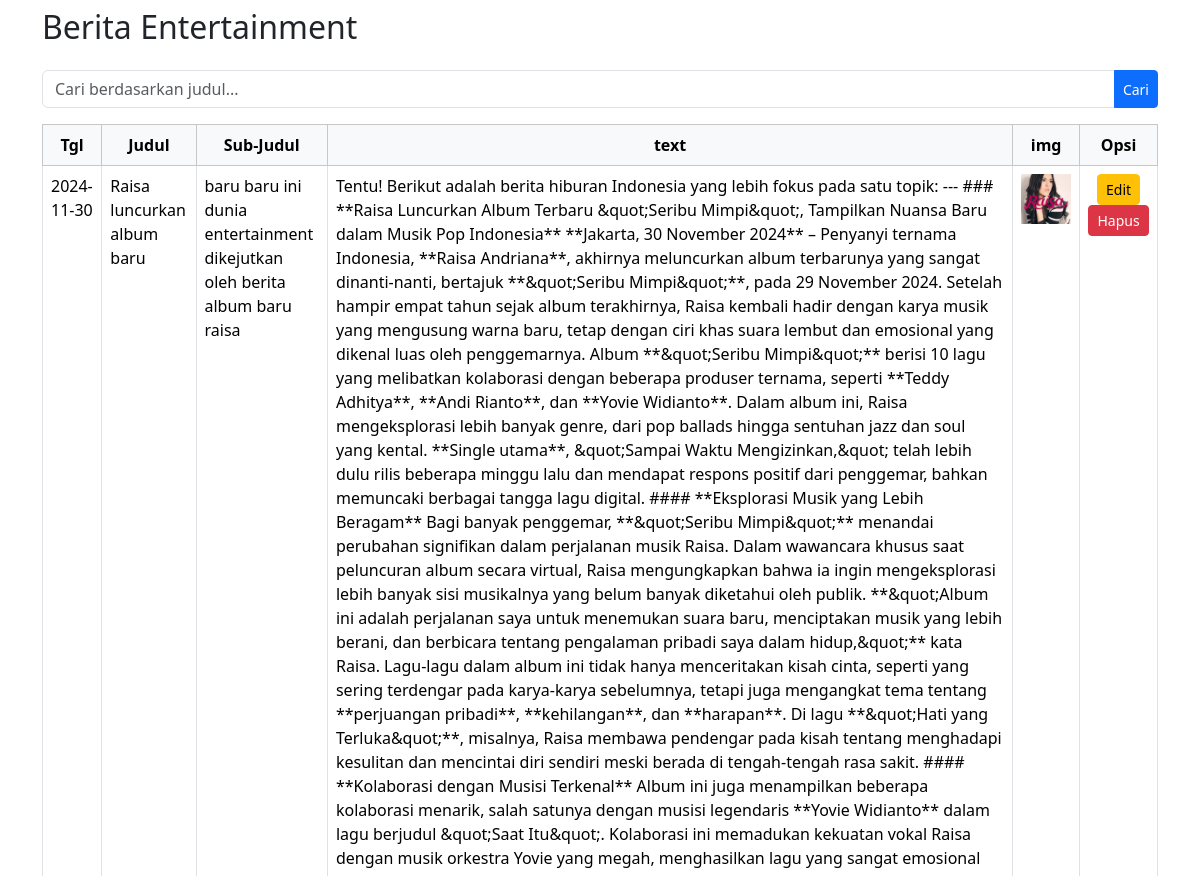
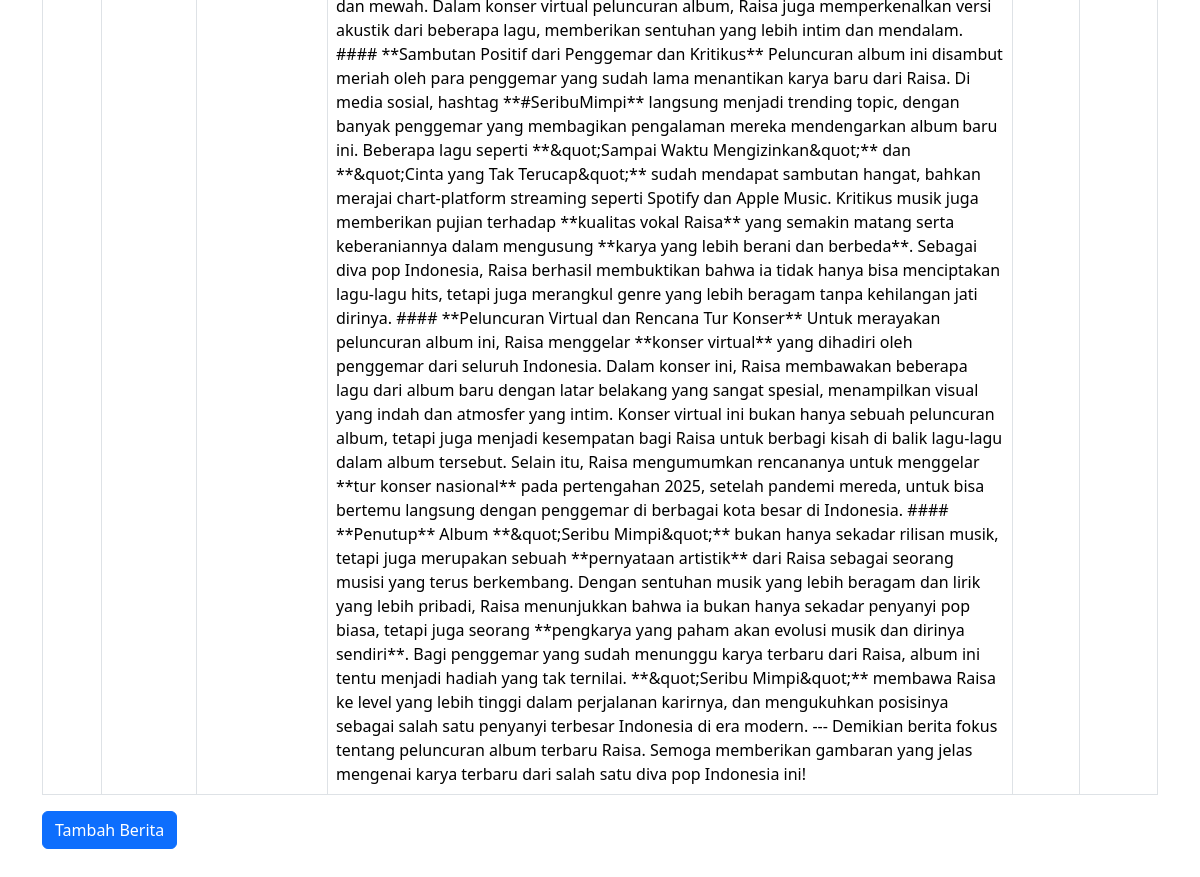
The app's page /admin/kultur/entertainment/berita.php with its own data (2 pictures, top to bottom).
### tables this page shows
CREATE TABLE `entertainment` (
  `id` int NOT NULL,
  `tgl` date NOT NULL,
  `judul` varchar(255) NOT NULL,
  `subjudul` varchar(255) NOT NULL DEFAULT '',
  `img` varchar(255) NOT NULL,
  `text` longtext NOT NULL,
  `jenis` varchar(50) NOT NULL
);

### admin/kultur/entertainment/berita.php (the view, shortened to what this page needs)
<!DOCTYPE html>
<html lang="en">
<head>
    <link rel="stylesheet" href="../../../bootstrap/css/bootstrap.min.css">
    <link rel="stylesheet" href="https://cdnjs.cloudflare.com/ajax/libs/font-awesome/6.6.0/css/all.min.css"
 />
    <link href="https://fonts.cdnfonts.com/css/nirvana" rel="stylesheet">
</head>
<body>
    <div class="container mt-2">
        <h2 class="mb-4">Berita Entertainment</h2>
        <form class="search-form mb-3" method="POST" action="">
            <div class="input-group">
                <input type="text" class="form-control" name="pencarian" placeholder="Cari berdasarkan judul..." aria-label="Search">
                <button class="btn btn-primary btn-sm" type="submit" name="btncari">Cari</button>
            </div>
        </form>
        <div class="table-responsive">
            <table class="table table-bordered">
                <thead class="table-light text-center">
                    <tr>
                        <th scope="col">Tgl</th>
                        <th scope="col">Judul</th>
                        <th scope="col">Sub-Judul</th>
                        <th scope="col">text</th>
                        <th scope="col">img</th>
                        <th scope="col">Opsi</th>
                    </tr>
                </thead>
                <tbody>
                    <?php
                    include 'koneksi.php';
                    if (isset($_POST['btncari']) && !empty($_POST['pencarian'])) {
                        $pencarian = $_POST['pencarian'];
                        $sql = mysqli_query($koneksi, "SELECT * FROM entertainment WHERE judul LIKE '%" . mysqli_real_escape_string($koneksi, $pencarian) . "%'");
                    } else {
                        $sql = mysqli_query($koneksi, "SELECT * FROM entertainment");
                    }
                    while ($data = mysqli_fetch_array($sql)) {
                    ?>
                        <tr>
                            <td><?php echo htmlspecialchars($data['tgl']); ?></td>
                            <td><?php echo htmlspecialchars($data['judul']); ?></td>
                            <td><?php echo htmlspecialchars($data['subjudul']); ?></td>
                            <td><?php echo htmlspecialchars($data['text']); ?></td>
                            <td><img src="kultur/entertainment/<?php echo htmlspecialchars($data['img']); ?>" alt="Image" width="50"></td>
                            <td class="text-center">
                                <a href="kultur/entertainment/berita_edit.php?id=<?php echo $data['id']; ?>" class="btn btn-warning btn-sm">Edit</a>
                                <a href="kultur/entertainment/berita_hapus.php?id=<?php echo $data['id']; ?>" class="btn btn-danger btn-sm" onclick="return confirm('Yakin akan menghapus data?');">Hapus</a>
                            </td>
                        </tr>
                    <?php
                    }
                    ?>
                </tbody>
            </table>
        </div>
        <a href="kultur/entertainment/berita_tambah.php" class="btn btn-primary" role="button">Tambah Berita</a>
    </div>
</body>
</html>

### admin/kultur/entertainment/berita.php (style rules this page uses)
.container { padding-bottom: 35px; }

### records on screen
entertainment: tgl "2024-11-30", judul "Raisa luncurkan album baru", subjudul "baru baru ini dunia entertainment dikejutkan oleh berita album baru raisa", text "Tentu! Berikut adalah berita hiburan Indonesia yang lebih fokus pada satu topik: --- ### **Raisa Luncurkan Album Terbaru &quot;Seribu Mimpi&quot;, Tampilkan Nuansa Baru dalam Musik Pop Indonesia** **Jakarta, 30 November 2024** – Penyanyi ternama Indonesia, **Raisa Andriana**, akhirnya meluncurkan album terbarunya yang sangat dinanti-nanti, bertajuk **&quot;Seribu Mimpi&quot;**, pada 29 November 2024. Setelah hampir empat tahun sejak album terakhirnya, Raisa kembali hadir dengan karya musik yang mengusung warna baru, tetap dengan ciri khas suara lembut dan emosional yang dikenal luas oleh penggemarnya. Album **&quot;Seribu Mimpi&quot;** berisi 10 lagu yang melibatkan kolaborasi dengan…", img (picture)
